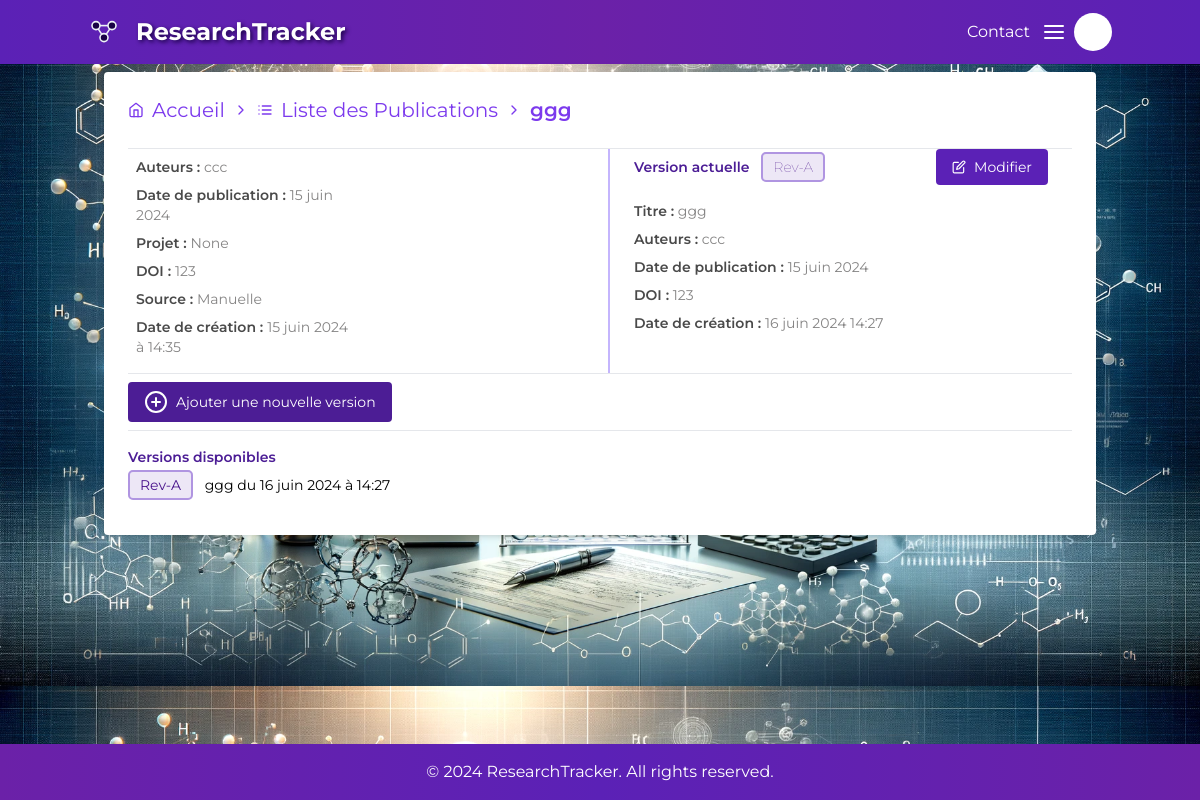
The app's page /publications/detail/9/, older data.
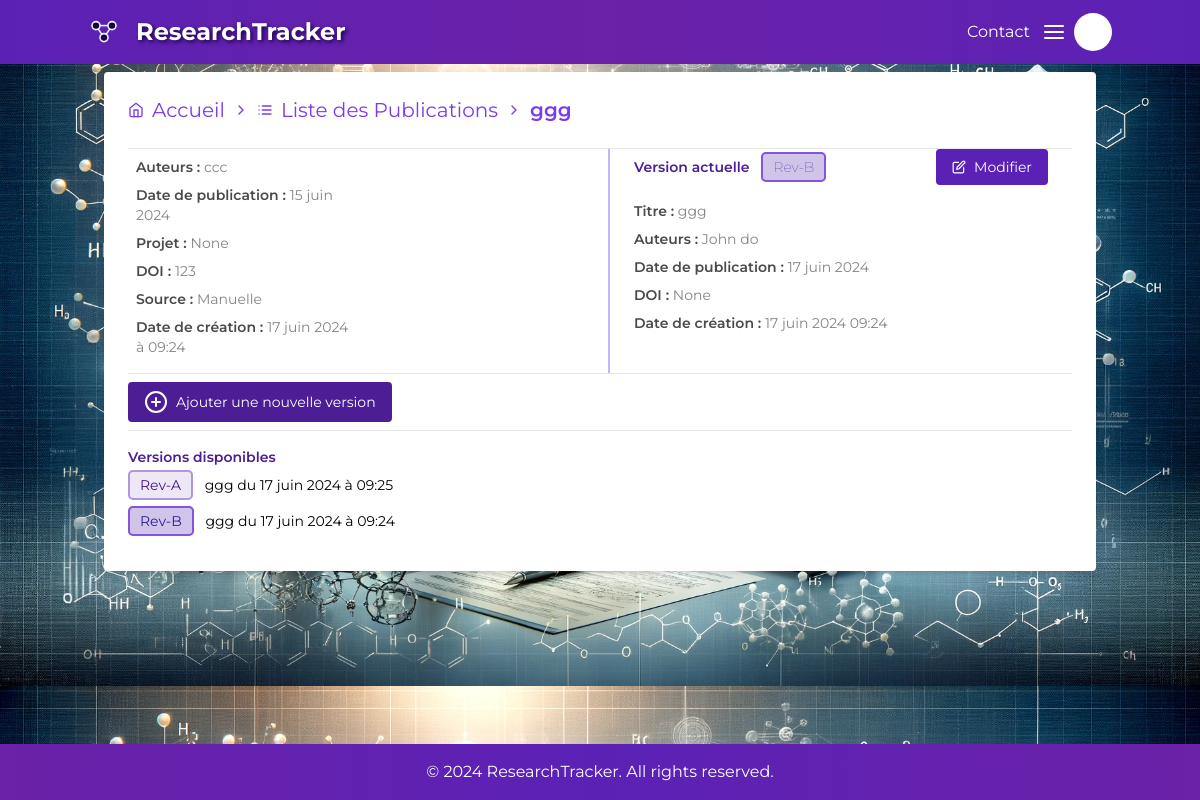
The same page, newer data.
### publications/models.py (models this page shows, shortened)
class Publication(models.Model):
    SOURCE_CHOICES = [
        ('web', 'Web'),
        ('manuelle', 'Manuelle'),
    ]
    user = models.ForeignKey(settings.AUTH_USER_MODEL, on_delete=models.CASCADE, null=True, blank=True)
    title = models.CharField(max_length=200)
    authors = models.TextField()
    publication_date = models.DateField()
    project = models.ForeignKey(Project, on_delete=models.CASCADE, related_name='publications', null=True, blank=True,
                                default="Aucun")
    journal = CKEditor5Field(blank=True, null=True)
    doi = models.CharField(max_length=100)
    source = models.CharField(max_length=10, choices=SOURCE_CHOICES, default='manuelle')
    initial_version = models.ForeignKey('PublicationVersion', null=True, blank=True, on_delete=models.SET_NULL,
                                        related_name='initial_publication')
    current_version = models.ForeignKey('PublicationVersion', null=True, blank=True, on_delete=models.SET_NULL,
                                        related_name='current_publication')
    created_at = models.DateTimeField(auto_now=True)

class PublicationVersion(models.Model):
    publication = models.ForeignKey(Publication, on_delete=models.CASCADE, related_name='versions', blank=True,
                                    null=True)
    title = models.CharField(max_length=200)
    authors = models.CharField(max_length=200)
    publication_date = models.DateField()
    journal = CKEditor5Field(blank=True, null=True)  # contenu du journal
    doi = models.CharField(max_length=100, blank=True, null=True)
    created_at = models.DateTimeField(auto_now=True)
    version = models.CharField(max_length=10, blank=True)
    media_files = models.ManyToManyField('Media', blank=True, related_name='publication_versions')

### publications/views.py (the view, shortened to what this page needs)
# urls.py: path('detail/<int:pk>/', PublicationDetailView.as_view(), name='publication-detail'),
class PublicationDetailView(DetailView):
    model = Publication
    template_name = 'publications/publication_details.html'
    context_object_name = 'publication'
    def get(self, request, pk, *args, **kwargs):
        publication = get_object_or_404(Publication, pk=pk)
        versions = publication.versions.all().order_by('-created_at')
        version_pk = request.GET.get('version_pk')
        if version_pk:
            current_version = get_object_or_404(PublicationVersion, pk=version_pk, publication=publication)
        else:
            current_version = publication.current_version
        return render(request, self.template_name, {
            'publication': publication,
            'current_version': current_version,
            'versions': versions
        })

### publications/templates/publications/publication_details.html (shortened to what the changed rows need)
{% extends "base.html" %}
{% block content %}
    <div class="container mx-auto mt-2" xmlns="http://www.w3.org/1999/html">
        <div class="bg-white shadow-md rounded p-6 text-sm">
            <nav class="flex items-center text-xl mb-6 t text-violet-600 space-x-2">
                <a href="{% url 'dashboard' %}" class="flex items-center hover:underline">
                    <i data-feather="home" class="mr-2 md-icon feather-icon"></i>Accueil</a>
                <i data-feather="chevron-right" class="mr-2 md-icon feather-icon"></i>
                <a href="{% url 'publications-list' %}" class="flex items-center hover:underline">
                    <i data-feather="list" class="mr-2 md-icon feather-icon"></i>Liste des Publications</a>
                <i data-feather="chevron-right" class="mr-2 md-icon feather-icon"></i>
                <span class="font-semibold">{{ publication.title }}</span>
            </nav>
            <div class="grid w-full grid-cols-2 divide-x-2  divide-violet-300 space-x-2">
                <div class="w-1/2 mr-2 p-2">
                    <p class="mb-2 text-strong">Auteurs : <span class="text-muted">{{ publication.authors }}</span></p>
                    <p class="mb-2 text-strong">Date de publication : <span
                            class="text-muted">{{ publication.publication_date|date:"d F Y" }}</span></p>
                    <p class="mb-2 text-strong">Projet : <span class="text-muted">{{ publication.project }}</span></p>
                    <p class="mb-2 text-strong">DOI : <span class="text-muted">{{ publication.doi }}</span></p>
                    <p class="mb-2 text-strong">Source : <span
                            class="text-muted">{{ publication.get_source_display }}</span></p>
                    <p class="mb-2 text-strong">Date de création : <span
                            class="text-muted">{{ publication.created_at|date:"d F Y à H:i" }}</span></p>
                </div>
                <div class="px-6">
                    {% if current_version %}
                        <div class="flex justify-between items-center w-full mb-4">
                            <div class="text-md text-violet-900 font-semibold">Version actuelle
                                <span class="text-sm ml-2 font-thin Rev {{ current_version.version }}">{{ current_version.version }}</span>
                            </div>
                            <a href="{% url 'publication-version-edit' publication.pk current_version.pk %}" class="bg-violet-800 hover:bg-violet-900 text-white py-2 px-4 rounded flex items-center">
                                <i data-feather="edit" class="sm-icon mr-2"></i> Modifier
                            </a>
                        </div>
                        <p class="mb-2 text-strong">Titre :<span
                                class="text-muted"> {{ current_version.title }}</span></p>
                        <p class="mb-2 text-strong">Auteurs :<span
                                class="text-muted"> {{ current_version.authors }}</span></p>
                        <p class="mb-2 text-strong">Date de publication : <span
                                class="text-muted">{{ current_version.publication_date|date:"d F Y" }}</span>
                        </p>
                        <p class="mb-2 text-strong">DOI :<span
                                class="text-muted"> {{ current_version.doi }}</span></p>
                        <p class="mb-2 text-strong">Date de création :<span
                                class="text-muted"> {{ current_version.created_at|date:"d F Y H:i" }}</span>
                        </p>
                        </div>
                        </div>
                        <hr>
                        {% if publication.current_version and publication.current_version.version != 'Rev-G' %}
                            <button id="addVersionButton"
                                    class="flex items-center my-2 rounded bg-violet-900 hover:bg-violet-950 text-white px-4 py-2">
                                <span class="mr-2">
                                </span>
                                Ajouter une nouvelle version
                            </button>
                        {% endif %}
                        <hr>
                        {% if publication.versions.exists %}
                            <h3 class="text-md text-violet-900 font-semibold mt-4 mb-2">Versions disponibles</h3>
                            <ul>
                                {% for version in versions %}
                                    <li class=" hover:text-violet-600 mb-4">
                                        <span class="hover:no-underline mr-2 Rev text-sm {{ version.version }}">{{ version.version }}</span>
                                        <a class="hover:underline"
                                           href="{% url 'publication-detail' publication.pk %}?version_pk={{ version.pk }}"
                                           >{{ version.title }}
                                            du {{ version.created_at|date:"d F Y à H:i" }}</a>
                                    </li>
                                {% endfor %}
                            </ul>
                        {% endif %}
                    {% endif %}
        </div>
    </div>
{% endblock %}

Row changes from the older to the newer data that the page shows:
changed Publication "ggg": created_at "15 juin 2024 à 14:35" → "17 juin 2024 à 09:24"
added PublicationVersion: version "Rev-B", title "ggg", authors "John do", publication_date "17 juin 2024", doi "None", created_at "17 juin 2024 09:24", created_at "17 juin 2024 à 09:24"
changed PublicationVersion "Rev-A": created_at "16 juin 2024 à 14:27" → "17 juin 2024 à 09:25"
Text that changed along with them:
{{ current_version.version }}: "Rev-A" → "Rev-B"
{{ current_version.authors }}: "ccc" → "John do"
{{ current_version.publication_date|date:"d F Y" }}: "15 juin 2024" → "17 juin 2024"
{{ current_version.doi }}: "123" → "None"
{{ current_version.created_at|date:"d F Y H:i" }}: "16 juin 2024 14:27" → "17 juin 2024 09:24"
